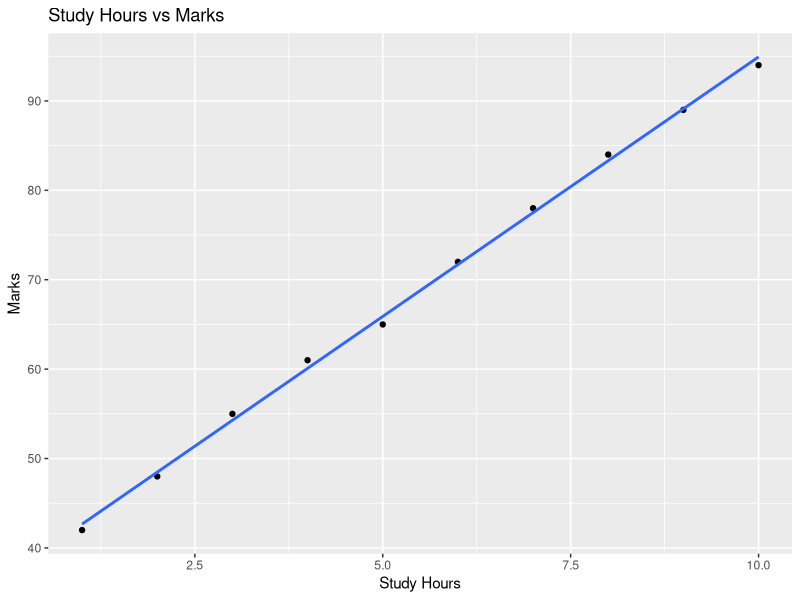

The R source for this figure:
library(ggplot2)
df <- data.frame(hours=1:10, marks=c(42,48,55,61,65,72,78,84,89,94))
ggplot(df,aes(hours,marks))+geom_point()+geom_smooth(method="lm",se=FALSE)+labs(title="Study Hours vs Marks",x="Study Hours",y="Marks")
